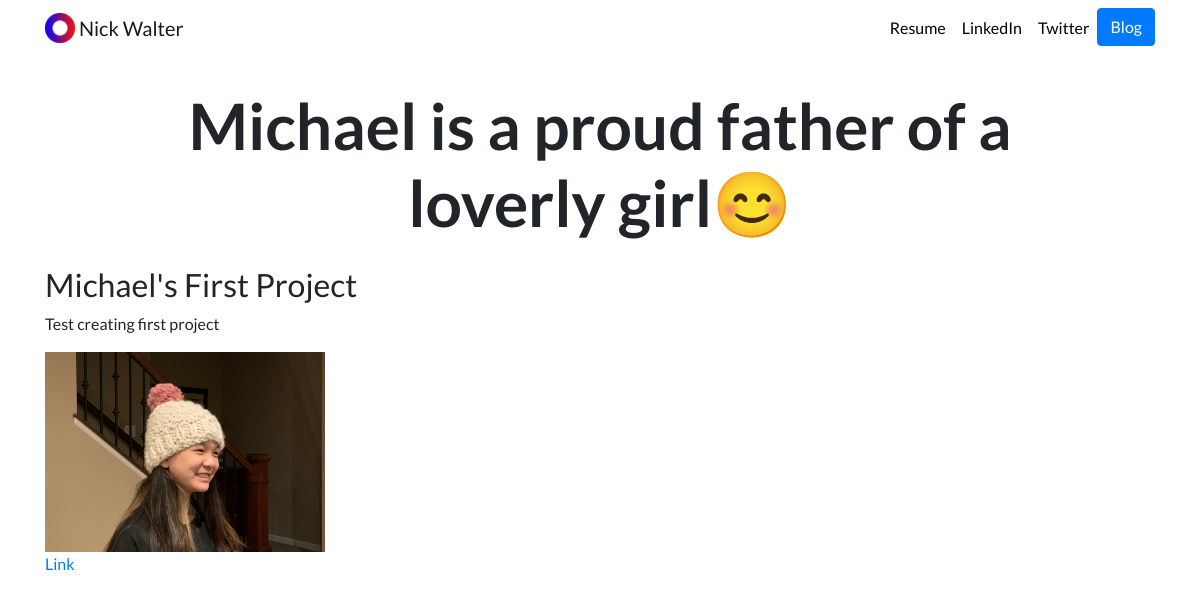
The page / on the database its author committed.
### portfolio/models.py (models this page shows, shortened)
class Project(models.Model):
    title = models.CharField(max_length = 100)
    description = models.CharField(max_length = 250)
    image = models.ImageField(upload_to = 'portfolio/images/')
    url = models.URLField(blank = True)

### portfolio/views.py (the view)
# urls.py: 2. Add a URL to urlpatterns:  path('', views.home, name='home')
def home(request):
    projects = Project.objects.all()
    return render(request, 'portfolio/home.html', {'projects':projects})

### portfolio/templates/portfolio/home.html (shortened to what this page needs)
{% extends "portfolio/base.html" %}
{% load static %}
{% block content %}
<div class="row justify-content-center mb-3">
  <div class="col-md-9 text-center">
    <h1 id="hometext" class="font-weight-bold">Michael is a proud father of a loverly girl😊</h1>
  </div>
</div>
{% for project in projects %}
    <h2>{{project.title}}</h2>
    <p>{{project.description}}</p>
    <Img src = "{{ project.image.url }}" height = 200 width = 280>
    {% if project.url %}
    <br>
      <a href = "{{ project.url }}">Link</a>
    {% endif %}
{% endfor %}
{% endblock %}

### portfolio/static/portfolio/custom.css (style rules this page uses)
body { font-family: 'Lato', sans-serif; }
@media (min-width: 992px) { #hometext { font-size: 4rem; } }

### rows shown on the page
Project: title "Michael's First Project", description "Test creating first project", image (picture)
